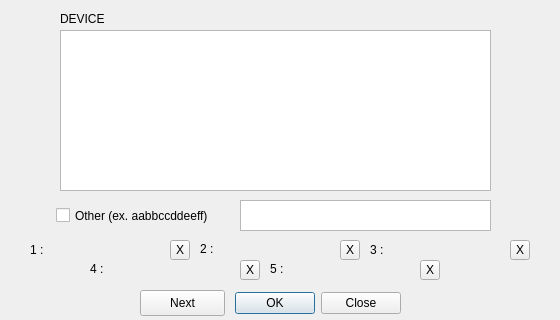
<?xml version="1.0" encoding="UTF-8"?>
<ui version="4.0">
 <class>Set_devices</class>
 <widget class="QDialog" name="Set_devices">
  <property name="enabled">
   <bool>true</bool>
  </property>
  <property name="geometry">
   <rect>
    <x>0</x>
    <y>0</y>
    <width>560</width>
    <height>320</height>
   </rect>
  </property>
  <property name="windowTitle">
   <string>Dialog</string>
  </property>
  <widget class="QDialogButtonBox" name="buttonBox">
   <property name="geometry">
    <rect>
     <x>230</x>
     <y>290</y>
     <width>171</width>
     <height>26</height>
    </rect>
   </property>
   <property name="standardButtons">
    <set>QDialogButtonBox::Close|QDialogButtonBox::Ok</set>
   </property>
   <property name="centerButtons">
    <bool>false</bool>
   </property>
  </widget>
  <widget class="QListWidget" name="listWidget">
   <property name="geometry">
    <rect>
     <x>60</x>
     <y>30</y>
     <width>431</width>
     <height>161</height>
    </rect>
   </property>
  </widget>
  <widget class="QLabel" name="label">
   <property name="geometry">
    <rect>
     <x>60</x>
     <y>10</y>
     <width>56</width>
     <height>18</height>
    </rect>
   </property>
   <property name="text">
    <string>DEVICE</string>
   </property>
  </widget>
  <widget class="QPushButton" name="pushButton">
   <property name="geometry">
    <rect>
     <x>140</x>
     <y>290</y>
     <width>85</width>
     <height>26</height>
    </rect>
   </property>
   <property name="text">
    <string>Next</string>
   </property>
  </widget>
  <widget class="QLabel" name="label_2">
   <property name="geometry">
    <rect>
     <x>30</x>
     <y>240</y>
     <width>21</width>
     <height>20</height>
    </rect>
   </property>
   <property name="text">
    <string>1 : </string>
   </property>
  </widget>
  <widget class="QLabel" name="label_3">
   <property name="geometry">
    <rect>
     <x>50</x>
     <y>240</y>
     <width>121</width>
     <height>20</height>
    </rect>
   </property>
   <property name="text">
    <string/>
   </property>
  </widget>
  <widget class="QLabel" name="label_4">
   <property name="geometry">
    <rect>
     <x>200</x>
     <y>240</y>
     <width>21</width>
     <height>18</height>
    </rect>
   </property>
   <property name="text">
    <string>2 :</string>
   </property>
  </widget>
  <widget class="QLabel" name="label_5">
   <property name="geometry">
    <rect>
     <x>220</x>
     <y>240</y>
     <width>121</width>
     <height>20</height>
    </rect>
   </property>
   <property name="text">
    <string/>
   </property>
  </widget>
  <widget class="QLabel" name="label_6">
   <property name="geometry">
    <rect>
     <x>90</x>
     <y>260</y>
     <width>21</width>
     <height>18</height>
    </rect>
   </property>
   <property name="text">
    <string>4 :</string>
   </property>
  </widget>
  <widget class="QLabel" name="label_7">
   <property name="geometry">
    <rect>
     <x>390</x>
     <y>240</y>
     <width>121</width>
     <height>20</height>
    </rect>
   </property>
   <property name="text">
    <string/>
   </property>
  </widget>
  <widget class="QLabel" name="label_8">
   <property name="geometry">
    <rect>
     <x>110</x>
     <y>260</y>
     <width>121</width>
     <height>20</height>
    </rect>
   </property>
   <property name="text">
    <string/>
   </property>
  </widget>
  <widget class="QLabel" name="label_9">
   <property name="geometry">
    <rect>
     <x>370</x>
     <y>240</y>
     <width>21</width>
     <height>20</height>
    </rect>
   </property>
   <property name="text">
    <string>3 : </string>
   </property>
  </widget>
  <widget class="QCheckBox" name="checkBox">
   <property name="geometry">
    <rect>
     <x>56</x>
     <y>200</y>
     <width>201</width>
     <height>31</height>
    </rect>
   </property>
   <property name="text">
    <string>Other (ex. aabbccddeeff)</string>
   </property>
  </widget>
  <widget class="QPlainTextEdit" name="plainTextEdit">
   <property name="geometry">
    <rect>
     <x>240</x>
     <y>200</y>
     <width>251</width>
     <height>31</height>
    </rect>
   </property>
   <property name="plainText">
    <string/>
   </property>
  </widget>
  <widget class="QLabel" name="label_10">
   <property name="geometry">
    <rect>
     <x>270</x>
     <y>260</y>
     <width>21</width>
     <height>18</height>
    </rect>
   </property>
   <property name="text">
    <string>5 :</string>
   </property>
  </widget>
  <widget class="QLabel" name="label_11">
   <property name="geometry">
    <rect>
     <x>290</x>
     <y>260</y>
     <width>121</width>
     <height>20</height>
    </rect>
   </property>
   <property name="text">
    <string/>
   </property>
  </widget>
  <widget class="QToolButton" name="toolButton">
   <property name="geometry">
    <rect>
     <x>170</x>
     <y>240</y>
     <width>20</width>
     <height>20</height>
    </rect>
   </property>
   <property name="text">
    <string>X</string>
   </property>
  </widget>
  <widget class="QToolButton" name="toolButton_2">
   <property name="geometry">
    <rect>
     <x>340</x>
     <y>240</y>
     <width>20</width>
     <height>20</height>
    </rect>
   </property>
   <property name="text">
    <string>X</string>
   </property>
  </widget>
  <widget class="QToolButton" name="toolButton_3">
   <property name="geometry">
    <rect>
     <x>510</x>
     <y>240</y>
     <width>20</width>
     <height>20</height>
    </rect>
   </property>
   <property name="text">
    <string>X</string>
   </property>
  </widget>
  <widget class="QToolButton" name="toolButton_4">
   <property name="geometry">
    <rect>
     <x>240</x>
     <y>260</y>
     <width>20</width>
     <height>20</height>
    </rect>
   </property>
   <property name="text">
    <string>X</string>
   </property>
  </widget>
  <widget class="QToolButton" name="toolButton_5">
   <property name="geometry">
    <rect>
     <x>420</x>
     <y>260</y>
     <width>20</width>
     <height>20</height>
    </rect>
   </property>
   <property name="text">
    <string>X</string>
   </property>
  </widget>
 </widget>
 <resources/>
 <connections/>
</ui>
